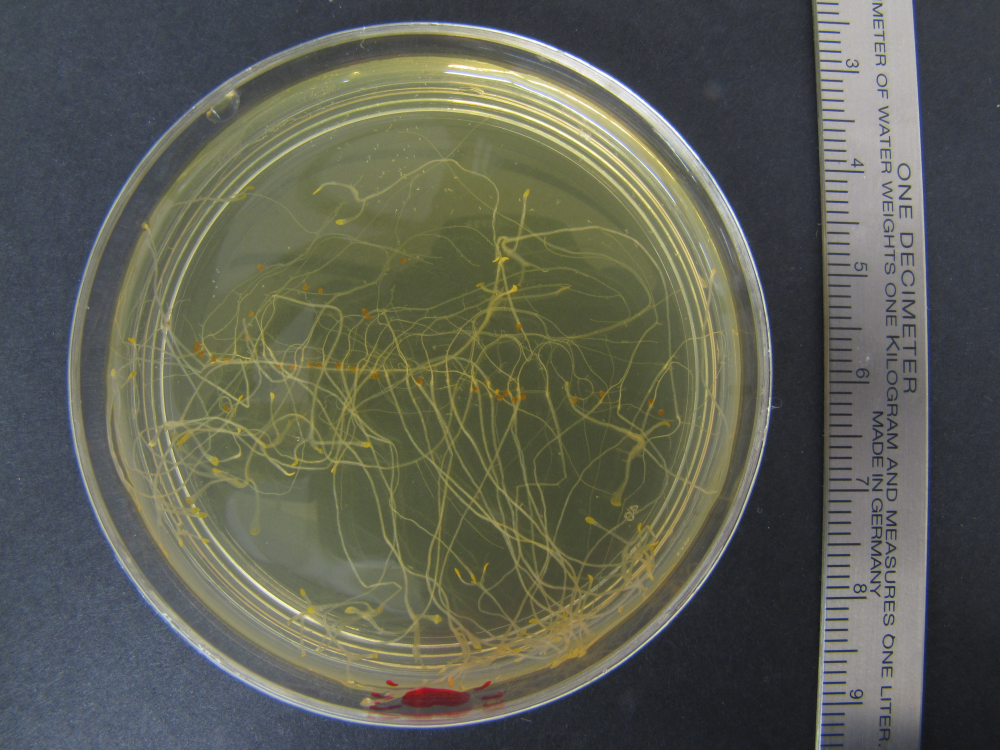
#> input picture data/images/leaves/OSD-121_sup_F_E1-2.JPG, 4000 x 3000 px (shown at 1/4 size); its folder holds only this picture in this run
$ python seedling_morphometrics.py
#> lines starting #> are read from the running program, lines starting #| are printed output that depends on the picture; after the words box and inside, x2 and y2 are one past the last pixel; in counts of white or black regions, pixels touching at a corner belong together
#!/usr/bin/env python3
"""Seedling/root morphometrics for the OSD-121 dish photographs — calibrated.

These OSDR images are petri dishes of Arabidopsis seedlings shot against a
ruler (flight `_F_` vs ground `_G_`). Pipeline:

  1. detect the petri dish (Hough circle); CROP to it and mask outside the rim
     -> removes the ruler + background from the measurement region
  2. calibrate px -> mm two ways:
       (a) ruler ticks (FFT of the right-edge intensity profile), and
       (b) dish diameter (assumes --dish-mm, default 90 mm)
     and pick the ruler estimate when it looks reliable, else the dish.
  3. enhance thin seedling structures (Sato ridge filter), threshold, skeletonize
  4. per dish: plant area (mm^2), skeleton length (mm), components, vertical
     extent (mm), and root-angle dispersion (deg, scale-free)
  5. aggregate flight vs ground; write table, montage, groups.csv

Still a first pass on hard (translucent-seedling-on-agar) images — eyeball the
montage. Angle dispersion and flight-vs-ground contrasts are the robust readouts;
absolute mm^2 depend on the calibration being right (check `px_per_mm` + `calib`).

Run:  python scripts/python/seedling_morphometrics.py [--dish-mm 90]
Deps: numpy scipy scikit-image matplotlib pandas
"""
from __future__ import annotations
import os, glob, re, argparse
import numpy as np, pandas as pd
import matplotlib.pyplot as plt
from pathlib import Path
from skimage.io import imread
from skimage.transform import rescale, hough_circle, hough_circle_peaks
from skimage.color import rgb2gray
from skimage.feature import canny
from skimage.filters import sato, threshold_otsu, sobel_h, sobel_v, gaussian
from skimage.morphology import skeletonize, remove_small_objects
from skimage.measure import label
from scipy import ndimage as ndi

RIDGE_SIGMAS = (1, 2, 3)
THRESH_K     = 1.0
TARGET_W     = 1000
MIN_OBJ      = 60
DEFAULT_DISH_MM = 90.0     # standard small petri dish; override with --dish-mm


def find_repo_root(start=None):
    p = Path(start or os.getcwd()).resolve()
    for c in [p, *p.parents]:
        if (c / 'data' / 'images' / 'leaves').exists():
            return c
    return p


def detect_dish(gray):
    """Return (cy, cx, r) of the petri dish from the largest bright blob (fast).

    The dish (bright agar) is the biggest bright region; its centroid + equivalent
    radius give a robust circle without the cost of a Hough transform.
    """
    from skimage.filters import threshold_otsu
    from skimage.measure import regionprops
    t = threshold_otsu(gray)
    fg = ndi.binary_fill_holes(gray > t)
    lab = label(fg)
    if lab.max() == 0:
        return None
    big = 1 + int(np.argmax(np.bincount(lab.flat)[1:]))
    p = regionprops((lab == big).astype(int))[0]
    cy, cx = p.centroid
    # radius from area (equivalent circle) and from bbox, averaged for robustness
    r_area = np.sqrt(p.area / np.pi)
    minr, minc, maxr, maxc = p.bbox
    r_bbox = 0.25 * ((maxr - minr) + (maxc - minc))
    r = 0.5 * (r_area + r_bbox)
    if r < 0.25 * gray.shape[1]:      # not a plausible full-frame dish
        return None
    return float(cy), float(cx), float(r)


def circular_mask(shape, cy, cx, r, shrink=0.96):
    yy, xx = np.ogrid[:shape[0], :shape[1]]
    return (yy - cy) ** 2 + (xx - cx) ** 2 <= (r * shrink) ** 2


def ruler_scale(gray, dish_cx):
    """Best-effort px-per-mm from ruler tick periodicity in the side strip.

    Returns (px_per_mm, confidence 0..1). The ruler is the bright strip on the
    side of the frame opposite-ish the dish; ticks are regularly spaced.
    """
    h, w = gray.shape
    # choose the side with more bright (ruler) pixels outside the dish column
    left = gray[:, : int(0.12 * w)].mean()
    right = gray[:, int(0.88 * w):].mean()
    strip = gray[:, int(0.88 * w):] if right >= left else gray[:, : int(0.12 * w)]
    prof = strip.mean(axis=1)
    prof = prof - prof.mean()
    # power spectrum; find dominant period in a plausible mm range (3..40 px)
    f = np.abs(np.fft.rfft(prof * np.hanning(len(prof))))
    freqs = np.fft.rfftfreq(len(prof))
    lo, hi = 1.0 / 40, 1.0 / 3
    band = (freqs > lo) & (freqs < hi)
    if not band.any():
        return None, 0.0
    fb = f.copy(); fb[~band] = 0
    k = int(np.argmax(fb))
    if fb[k] <= 0:
        return None, 0.0
    period_px = 1.0 / freqs[k]                 # px per tick (assume 1 mm ticks)
    conf = float(fb[k] / (f[band].mean() + 1e-9))   # peak-to-mean ratio
    conf = max(0.0, min(1.0, (conf - 3) / 10))      # >~3x mean -> some confidence
    return period_px, conf


def seedling_mask(gray, dish):
    g = gaussian(gray, 1.0)
    ridge = sato(g, sigmas=RIDGE_SIGMAS, black_ridges=False)
    vals = ridge[dish]
    thr = vals.mean() + THRESH_K * vals.std()
    mask = (ridge > thr) & dish
    return remove_small_objects(mask, MIN_OBJ), ridge


def angles_from(gray, skel):
    gx, gy = sobel_v(gray), sobel_h(gray)
    ang = (np.degrees(np.arctan2(gx, gy)) + 90) % 180
    a = ang[skel]
    return np.where(a > 90, a - 180, a)


def analyse(path, dish_mm):
    """Pass 1: raw px metrics + a ruler-scale estimate (scale APPLIED later, in main,
    so it can be made consistent within each group rather than guessed per image)."""
    im = imread(path)
    g0 = rgb2gray(im) if im.ndim == 3 else im / 255.0
    scale = TARGET_W / g0.shape[1]
    g = rescale(g0, scale, anti_aliasing=True)

    circ = detect_dish(g)
    if circ:
        cy, cx, r = circ
        dish = circular_mask(g.shape, cy, cx, r)
        rpx, conf = ruler_scale(g, cx)
        dish_ppm = (2 * r) / dish_mm
    else:
        dish = np.ones_like(g, bool)
        rpx, conf, dish_ppm = None, 0.0, None

    mask, _ = seedling_mask(g, dish)
    skel = skeletonize(mask)
    a = angles_from(g, skel)
    ys, xs = np.where(mask)
    return dict(
        plant_area_px=int(mask.sum()),
        skeleton_len_px=int(skel.sum()),
        vertical_extent_px=int(ys.max() - ys.min()) if ys.size else 0,
        dish_radius_px=round(circ[2], 1) if circ else np.nan,
        n_components=int(label(mask).max()),
        mean_abs_angle=round(float(np.mean(np.abs(a))), 2) if a.size else np.nan,
        angle_dispersion=round(float(np.std(a)), 2) if a.size else np.nan,
        ruler_ppm=round(rpx, 3) if rpx else np.nan,
        ruler_conf=round(conf, 2),
        dish_ppm=round(dish_ppm, 3) if dish_ppm else np.nan,
    ), (g, mask, circ)


def group_of(fname):
    m = re.search(r'_(F|G)_', fname)
    return {'F': 'flight', 'G': 'ground'}.get(m.group(1)) if m else 'unknown'


def main():
    ap = argparse.ArgumentParser()
    ap.add_argument('--dish-mm', type=float, default=DEFAULT_DISH_MM,
                    help='petri dish diameter in mm for fallback calibration')
    args = ap.parse_args()

    repo = find_repo_root()
    src = repo / 'data' / 'images' / 'leaves'
    out = repo / 'results' / 'osd121_morphometrics'; out.mkdir(parents=True, exist_ok=True)
    files = sorted(glob.glob(str(src / '*.JPG')))
    print(f"{len(files)} images; dish-mm fallback = {args.dish_mm}")

    rows, previews = [], []
    for i, f in enumerate(files, 1):
        name = os.path.basename(f)
        traits, prev = analyse(f, args.dish_mm)
#> in analyse, im is the input picture: shape (3000, 4000, 3); mean R, G, B 93.3, 95.5, 84.1
#> in analyse, `g = rescale(g0, scale, anti_aliasing=True)`:
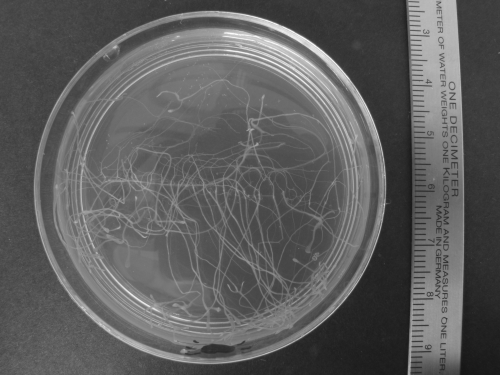
#> g: shape (750, 1000) float64 (shown at 1/2 size); min 0.0819, max 0.996, mean 0.369
#> in detect_dish, `t = threshold_otsu(gray)`: t = 0.387
#> in detect_dish, `fg = ndi.binary_fill_holes(gray > t)`:
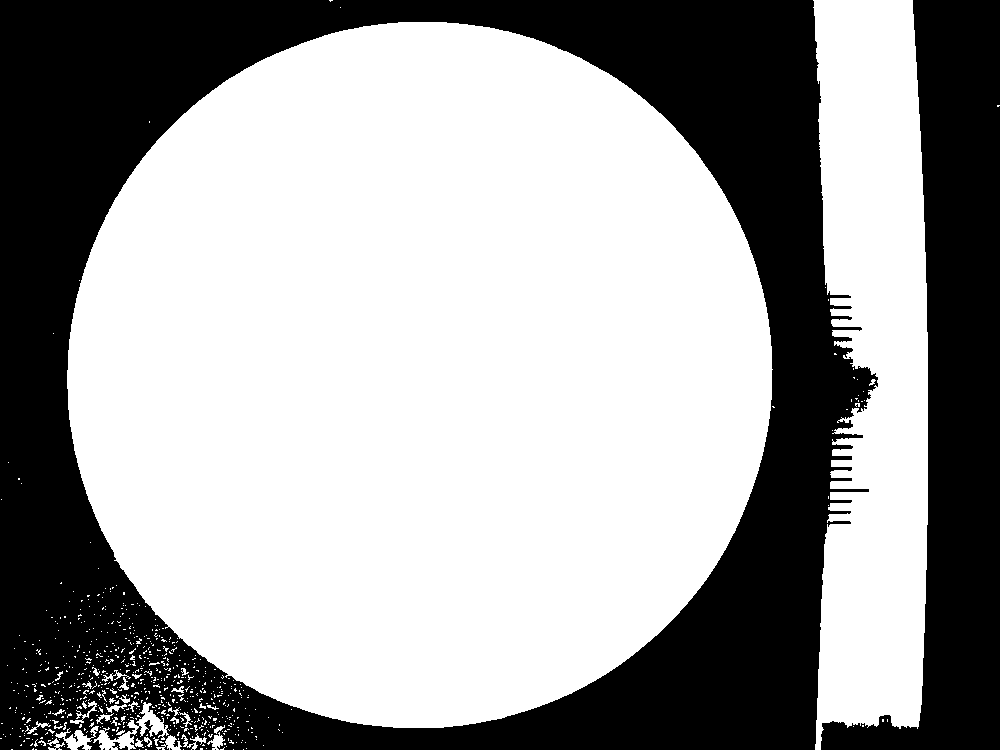
#> fg: shape (750, 1000) bool; 62.2% white; 10 black regions (6 under 20 px), largest, box (x1, y1, x2, y2) and area: (0, 0, 878, 750) 223644, (821, 0, 1000, 750) 59647, (112, 742, 128, 750) 52, (77, 745, 85, 750) 23
#> in detect_dish, `lab = label(fg)`:
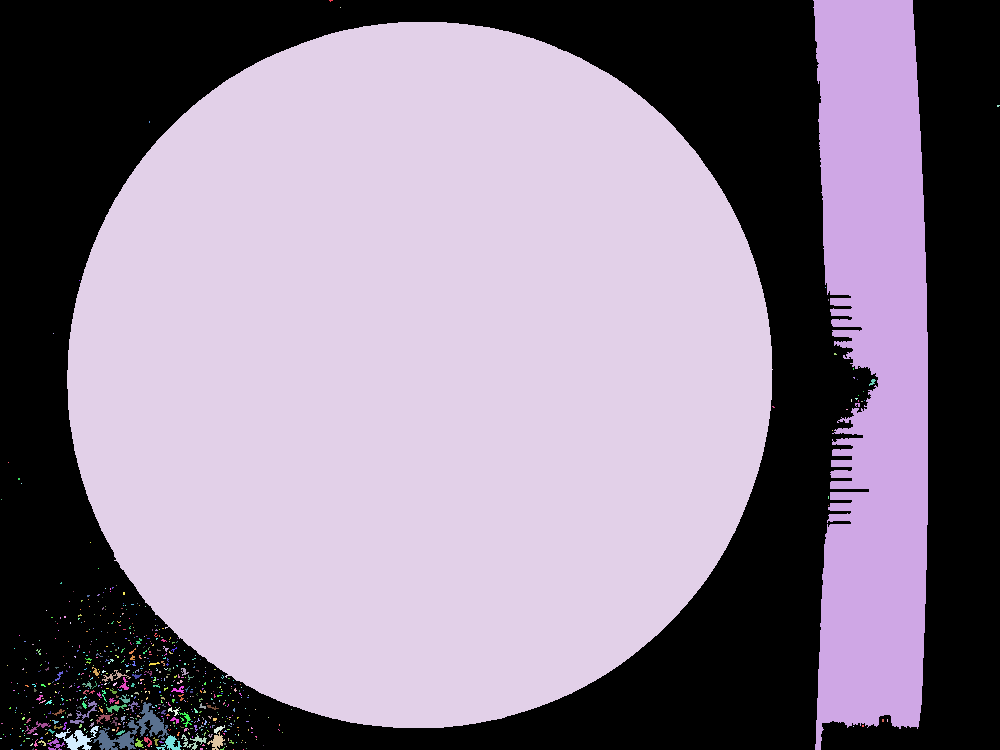
#> lab: shape (750, 1000) int32; 695 distinct labels, from 0 to 694; one colour per label, 0 black
#> in detect_dish, `big = 1 + int(np.argmax(np.bincount(lab.flat)[1:]))`: big = 4
#> in detect_dish, `cy, cx = p.centroid`: cy = 374.6; cx = 419.3
#> in detect_dish, `r_area = np.sqrt(p.area / np.pi)`: r_area = 353.3
#> in detect_dish, `minr, minc, maxr, maxc = p.bbox`: minr = 22; minc = 67; maxr = 728; maxc = 773
#> in detect_dish, `r_bbox = 0.25 * ((maxr - minr) + (maxc - minc))`: r_bbox = 353
#> in detect_dish, `r = 0.5 * (r_area + r_bbox)`: r = 353.1
#> in analyse, `circ = detect_dish(g)`: circ = (374.6, 419.3, 353.1)
#> in analyse, `cy, cx, r = circ`: cy = 374.6; cx = 419.3; r = 353.1
#> in circular_mask, `return (yy - cy) ** 2 + (xx - cx) ** 2 <= (r * shrink) ** 2`:
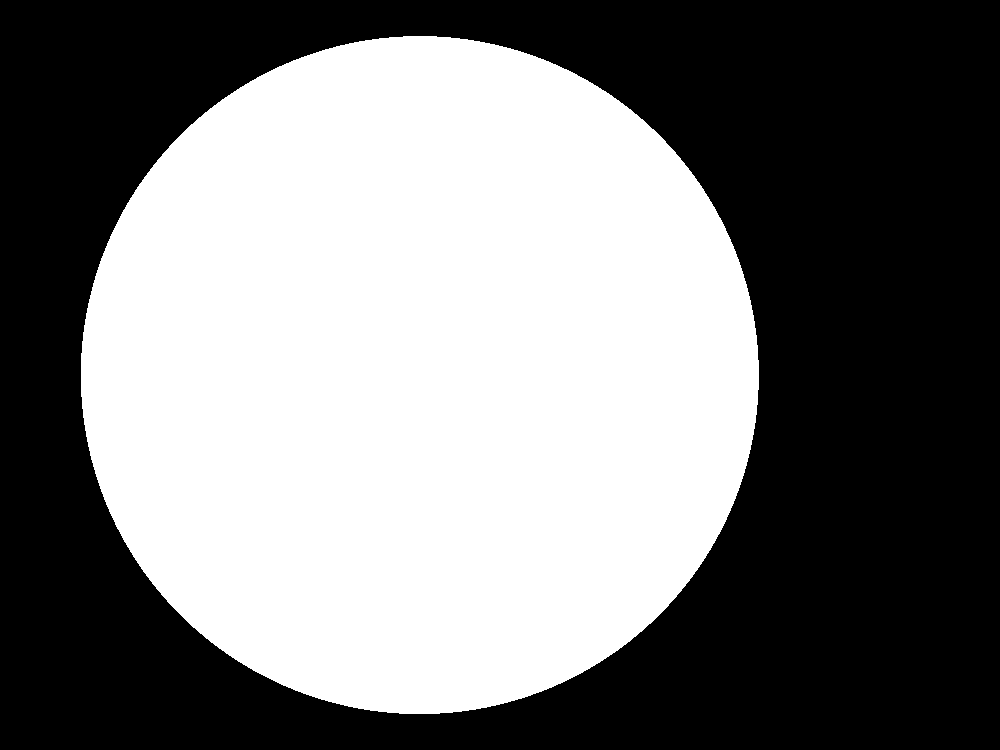
#> returned value: shape (750, 1000) bool; 48.1% white; 1 white region, box (x1, y1, x2, y2) and area: (81, 36, 759, 714) 361092
#> in ruler_scale, `left = gray[:, : int(0.12 * w)].mean()`: left = 0.323
#> in ruler_scale, `right = gray[:, int(0.88 * w):].mean()`: right = 0.317
#> in ruler_scale, `strip = gray[:, int(0.88 * w):] if right >= left else gray[:, : int(0...`:
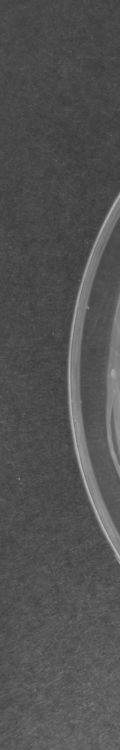
#> strip: shape (750, 120) float64; min 0.232, max 0.728, mean 0.323
#> in ruler_scale, `prof = strip.mean(axis=1)`: prof = 750 values, max 0.38 at index 741, min 0.27 at index 123, mean 0.323
#> in ruler_scale, `prof = prof - prof.mean()`: prof = 750 values, max 0.057 at index 741, min -0.0523 at index 123, mean -9.47e-18
#> in ruler_scale, `f = np.abs(np.fft.rfft(prof * np.hanning(len(prof))))`: f = 376 values, max 5.75 at index 1, min 0.000701 at index 94, mean 0.0759
#> in ruler_scale, `freqs = np.fft.rfftfreq(len(prof))`: freqs = 376 values from 0 to 0.5
#> in ruler_scale, `fb = f.copy()`: fb has the same summary as f
#> in ruler_scale, `k = int(np.argmax(fb))`: k = 31
#> in ruler_scale, `period_px = 1.0 / freqs[k]`: period_px = 24.19
#> in ruler_scale, `conf = float(fb[k] / (f[band].mean() + 1e-9))`: conf = 4.24
#> in ruler_scale, `conf = max(0.0, min(1.0, (conf - 3) / 10))`: conf = 0.124
#> in analyse, `rpx, conf = ruler_scale(g, cx)`: rpx = 24.19; conf = 0.124
#> in analyse, `dish_ppm = (2 * r) / dish_mm`: dish_ppm = 7.85
#> in seedling_mask, `ridge = sato(g, sigmas=RIDGE_SIGMAS, black_ridges=False)`:
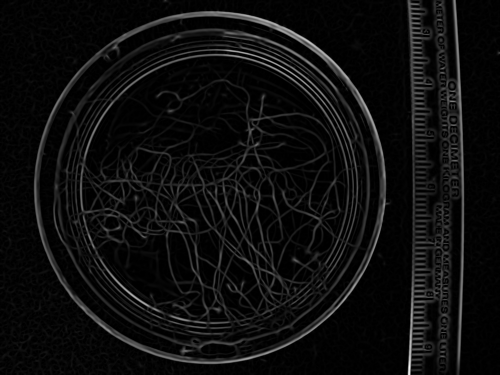
#> ridge: shape (750, 1000) float64 (shown at 1/2 size); min 0, max 0.187, mean 0.0103; drawn with min black and max white
#> in seedling_mask, `thr = vals.mean() + THRESH_K * vals.std()`: thr = 0.0264
#> in angles_from, `ang = (np.degrees(np.arctan2(gx, gy)) + 90) % 180`:
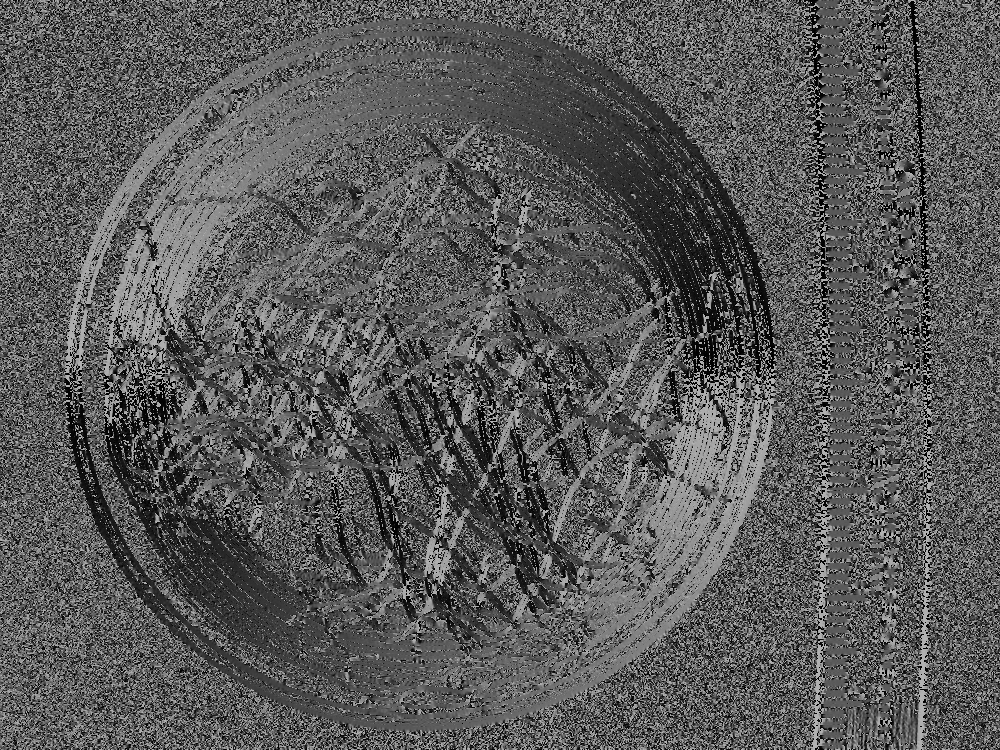
#> ang: shape (750, 1000) float64; min 0.000244, max 180, mean 89.3
#> in angles_from, `a = ang[skel]`: a = 11538 values, max 180 at index 8669, min 0.0124 at index 6108, mean 85.05
#> in analyse, `a = angles_from(g, skel)`: a = 11538 values, max 89.99 at index 3383, min -89.98 at index 11120, mean 7.33
#> traits = 10 items
        traits.update(file=name, group=group_of(name))
        rows.append(traits)
        if len(previews) < 6:
            previews.append((name, prev))
        print(f"  [{i}/{len(files)}] {name:46} {traits['group']:7} "
              f"area_px={traits['plant_area_px']:6}  ruler_ppm={traits['ruler_ppm']}  conf={traits['ruler_conf']}")
#|   [1/1] OSD-121_sup_F_E1-2.JPG                         flight  area_px= 44167  ruler_ppm=24.194  conf=0.12

    df = pd.DataFrame(rows)
#> df = table of 1 rows and 12 columns

    # --- Consistent calibration: per-group median of CONFIDENT ruler reads. ---
    # Mixing per-image scales (or guessing dish size) disagreed by ~50% and even
    # flipped the biology, so we apply one scale per group instead.
    CONF = 0.7
    conf_reads = df[df.ruler_conf >= CONF]
#> conf_reads = table of 0 rows and 12 columns
    group_ppm = conf_reads.groupby('group')['ruler_ppm'].median()
    global_ppm = conf_reads['ruler_ppm'].median()
#> global_ppm = nan
    def scale_for(g):
        v = group_ppm.get(g, np.nan)
        return v if v == v else global_ppm        # NaN-safe fallback to global
    df['px_per_mm'] = df['group'].map(scale_for)
    df['calib'] = df['group'].map(lambda g: f"group-median ruler ({group_ppm.get(g, global_ppm):.2f} px/mm, "
                                            f"n={int((conf_reads.group==g).sum())})")
    df['plant_area_mm2'] = (df.plant_area_px / df.px_per_mm**2).round(2)
    df['skeleton_len_mm'] = (df.skeleton_len_px / df.px_per_mm).round(2)
    df['vertical_extent_mm'] = (df.vertical_extent_px / df.px_per_mm).round(2)

    # Self-consistency check: a petri dish is a fixed physical size, so calibrated
    # dish diameter should be ~constant across flight & ground if the calibration
    # correctly absorbs the magnification difference.
    df['dish_diam_mm'] = (2 * df.dish_radius_px / df.px_per_mm).round(1)

#> (the run stopped early here; a loop or call above may not have finished)
